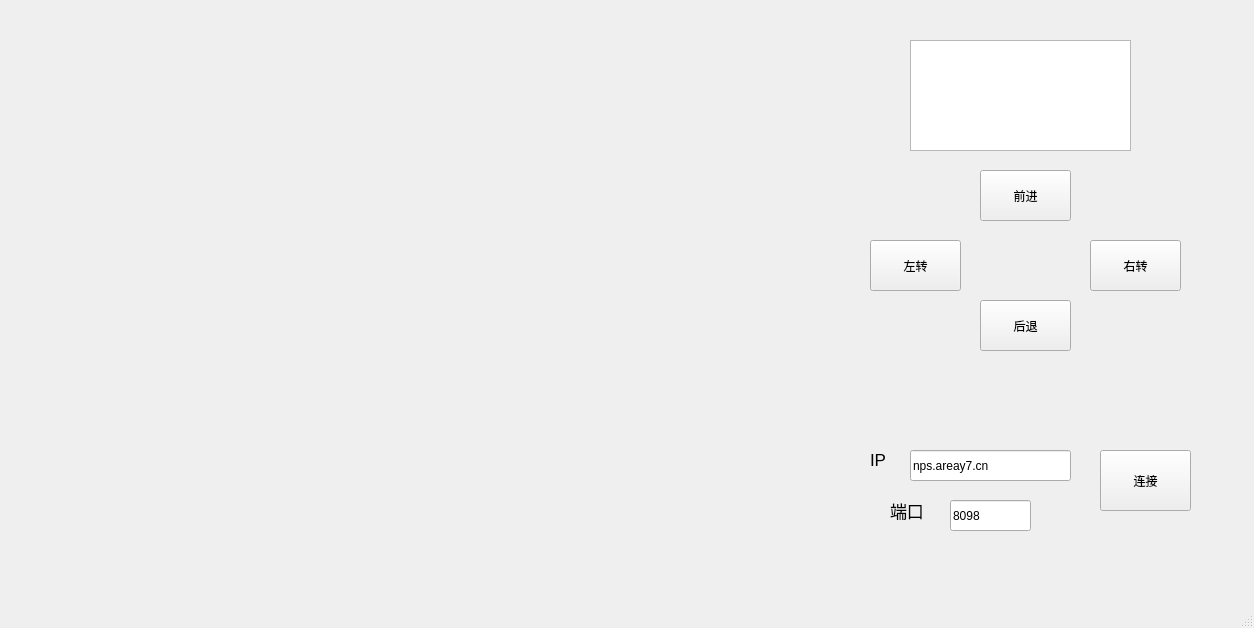
<?xml version="1.0" encoding="UTF-8"?>
<ui version="4.0">
 <class>RemoteWindow</class>
 <widget class="QMainWindow" name="RemoteWindow">
  <property name="geometry">
   <rect>
    <x>0</x>
    <y>0</y>
    <width>1254</width>
    <height>628</height>
   </rect>
  </property>
  <property name="font">
   <font>
    <family>.AppleSystemUIFont</family>
   </font>
  </property>
  <property name="windowTitle">
   <string>远程控制终端</string>
  </property>
  <widget class="QWidget" name="centralwidget">
   <widget class="QPushButton" name="pushButtonGoHead">
    <property name="geometry">
     <rect>
      <x>980</x>
      <y>170</y>
      <width>91</width>
      <height>51</height>
     </rect>
    </property>
    <property name="text">
     <string>前进</string>
    </property>
   </widget>
   <widget class="QPushButton" name="pushButtonTurnLeft">
    <property name="geometry">
     <rect>
      <x>870</x>
      <y>240</y>
      <width>91</width>
      <height>51</height>
     </rect>
    </property>
    <property name="text">
     <string>左转</string>
    </property>
   </widget>
   <widget class="QPushButton" name="pushButtonGoBack">
    <property name="geometry">
     <rect>
      <x>980</x>
      <y>300</y>
      <width>91</width>
      <height>51</height>
     </rect>
    </property>
    <property name="text">
     <string>后退</string>
    </property>
   </widget>
   <widget class="QPushButton" name="pushButtonTurnRight">
    <property name="geometry">
     <rect>
      <x>1090</x>
      <y>240</y>
      <width>91</width>
      <height>51</height>
     </rect>
    </property>
    <property name="text">
     <string>右转</string>
    </property>
   </widget>
   <widget class="QLineEdit" name="lineEditLinkIp">
    <property name="geometry">
     <rect>
      <x>910</x>
      <y>450</y>
      <width>161</width>
      <height>31</height>
     </rect>
    </property>
    <property name="text">
     <string>nps.areay7.cn</string>
    </property>
   </widget>
   <widget class="QPushButton" name="pushButtonLink">
    <property name="geometry">
     <rect>
      <x>1100</x>
      <y>450</y>
      <width>91</width>
      <height>61</height>
     </rect>
    </property>
    <property name="text">
     <string>连接</string>
    </property>
   </widget>
   <widget class="QLineEdit" name="lineEditLinkPort">
    <property name="geometry">
     <rect>
      <x>950</x>
      <y>500</y>
      <width>81</width>
      <height>31</height>
     </rect>
    </property>
    <property name="text">
     <string>8098</string>
    </property>
   </widget>
   <widget class="QLabel" name="labelIpText">
    <property name="geometry">
     <rect>
      <x>870</x>
      <y>450</y>
      <width>31</width>
      <height>20</height>
     </rect>
    </property>
    <property name="font">
     <font>
      <family>.AppleSystemUIFont</family>
      <pointsize>13</pointsize>
     </font>
    </property>
    <property name="text">
     <string>IP</string>
    </property>
   </widget>
   <widget class="QLabel" name="labelPortText">
    <property name="geometry">
     <rect>
      <x>890</x>
      <y>500</y>
      <width>51</width>
      <height>20</height>
     </rect>
    </property>
    <property name="font">
     <font>
      <family>.AppleSystemUIFont</family>
      <pointsize>13</pointsize>
     </font>
    </property>
    <property name="text">
     <string>端口</string>
    </property>
   </widget>
   <widget class="QTextEdit" name="textEditInfomation">
    <property name="geometry">
     <rect>
      <x>910</x>
      <y>40</y>
      <width>221</width>
      <height>111</height>
     </rect>
    </property>
   </widget>
  </widget>
  <widget class="QMenuBar" name="menubar">
   <property name="geometry">
    <rect>
     <x>0</x>
     <y>0</y>
     <width>1254</width>
     <height>37</height>
    </rect>
   </property>
  </widget>
  <widget class="QStatusBar" name="statusbar"/>
 </widget>
 <resources/>
 <connections/>
</ui>
